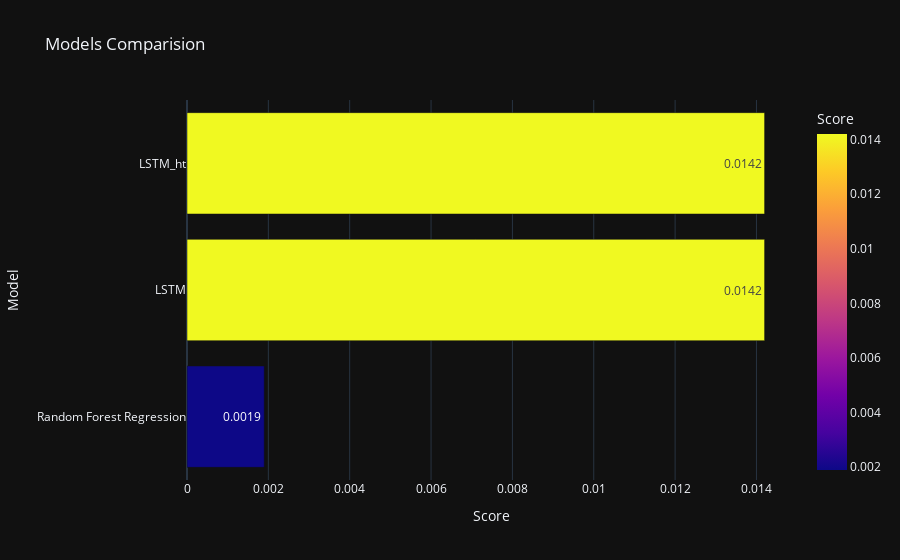

Write notebook code for a chart like this one.
### Code cell
import plotly.express as px
fig = px.bar(models,
       x="Score",
       y="Model",
       text="Score",
       color="Score",
       template="plotly_dark",
       title="Models Comparision"
      )

fig.show()

### Figure 1 — Plotly figure (JSON) as saved in the notebook; plotly's stock layout.template omitted (floating-point values rounded to 4 significant figures)
{"data": [{"hovertemplate": "Score=%{marker.color}<br>Model=%{y}<extra></extra>", "legendgroup": "", "marker": {"color": [0.0019, 0.0142, 0.0142], "coloraxis": "coloraxis", "pattern": {"shape": ""}}, "name": "", "orientation": "h", "showlegend": false, "text": [0.0019, 0.0142, 0.0142], "textposition": "auto", "type": "bar", "x": [0.0019, 0.0142, 0.0142], "xaxis": "x", "y": ["Random Forest Regression", "LSTM", "LSTM_ht"], "yaxis": "y"}], "layout": {"barmode": "relative", "coloraxis": {"colorbar": {"title": {"text": "Score"}}, "colorscale": [[0, "#0d0887"], [0.1111, "#46039f"], [0.2222, "#7201a8"], [0.3333, "#9c179e"], [0.4444, "#bd3786"], [0.5556, "#d8576b"], [0.6667, "#ed7953"], [0.7778, "#fb9f3a"], [0.8889, "#fdca26"], [1, "#f0f921"]]}, "legend": {"tracegroupgap": 0}, "title": {"text": "Models Comparision"}, "xaxis": {"anchor": "y", "domain": [0, 1], "title": {"text": "Score"}}, "yaxis": {"anchor": "x", "domain": [0, 1], "title": {"text": "Model"}}}}
